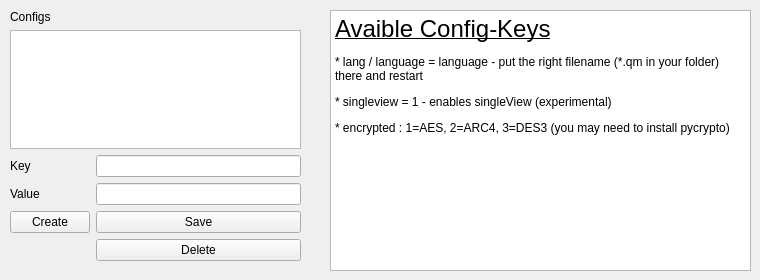
    <widget class="QWidget" name="settings">
     <attribute name="title">
      <string comment="en">Settings</string>
     </attribute>
     <widget class="QWidget" name="formLayoutWidget_7">
      <property name="geometry">
       <rect>
        <x>10</x>
        <y>10</y>
        <width>291</width>
        <height>251</height>
       </rect>
      </property>
      <layout class="QFormLayout" name="formLayout_7">
       <property name="labelAlignment">
        <set>Qt::AlignLeading|Qt::AlignLeft|Qt::AlignVCenter</set>
       </property>
       <item row="2" column="0">
        <widget class="QLabel" name="label_23">
         <property name="text">
          <string>Configs</string>
         </property>
        </widget>
       </item>
       <item row="3" column="0" colspan="2">
        <widget class="QListWidget" name="configList"/>
       </item>
       <item row="4" column="0">
        <widget class="QLabel" name="label_26">
         <property name="text">
          <string>Key</string>
         </property>
        </widget>
       </item>
       <item row="5" column="0">
        <widget class="QLabel" name="label_27">
         <property name="text">
          <string>Value</string>
         </property>
        </widget>
       </item>
       <item row="4" column="1">
        <widget class="QLineEdit" name="configKey"/>
       </item>
       <item row="5" column="1">
        <widget class="QLineEdit" name="configValue"/>
       </item>
       <item row="6" column="0">
        <widget class="QPushButton" name="createConfig">
         <property name="text">
          <string>Create</string>
         </property>
        </widget>
       </item>
       <item row="6" column="1">
        <widget class="QPushButton" name="saveConfig">
         <property name="text">
          <string>Save</string>
         </property>
        </widget>
       </item>
       <item row="7" column="1">
        <widget class="QPushButton" name="deleteConfig">
         <property name="text">
          <string>Delete</string>
         </property>
        </widget>
       </item>
      </layout>
     </widget>
     <widget class="QTextEdit" name="textEdit">
      <property name="geometry">
       <rect>
        <x>330</x>
        <y>10</y>
        <width>421</width>
        <height>261</height>
       </rect>
      </property>
      <property name="undoRedoEnabled">
       <bool>false</bool>
      </property>
      <property name="readOnly">
       <bool>true</bool>
      </property>
      <property name="html">
       <string>&lt;!DOCTYPE HTML PUBLIC &quot;-//W3C//DTD HTML 4.0//EN&quot; &quot;http://www.w3.org/TR/REC-html40/strict.dtd&quot;&gt;
&lt;html&gt;&lt;head&gt;&lt;meta name=&quot;qrichtext&quot; content=&quot;1&quot; /&gt;&lt;style type=&quot;text/css&quot;&gt;
p, li { white-space: pre-wrap; }
&lt;/style&gt;&lt;/head&gt;&lt;body style=&quot; font-family:'Sans Serif'; font-size:9pt; font-weight:400; font-style:normal;&quot;&gt;
&lt;p style=&quot; margin-top:12px; margin-bottom:12px; margin-left:0px; margin-right:0px; -qt-block-indent:0; text-indent:0px;&quot;&gt;&lt;span style=&quot; font-size:18pt; text-decoration: underline;&quot;&gt;Avaible Config-Keys&lt;/span&gt;&lt;/p&gt;
&lt;p style=&quot; margin-top:12px; margin-bottom:12px; margin-left:0px; margin-right:0px; -qt-block-indent:0; text-indent:0px;&quot;&gt;* lang / language = language - put the right filename (*.qm in your folder) there and restart&lt;/p&gt;
&lt;p style=&quot; margin-top:12px; margin-bottom:12px; margin-left:0px; margin-right:0px; -qt-block-indent:0; text-indent:0px;&quot;&gt;* singleview = 1 - enables singleView (experimental)&lt;/p&gt;
&lt;p style=&quot; margin-top:12px; margin-bottom:12px; margin-left:0px; margin-right:0px; -qt-block-indent:0; text-indent:0px;&quot;&gt;* encrypted : 1=AES, 2=ARC4, 3=DES3 (you may need to install pycrypto)&lt;/p&gt;
&lt;p style=&quot;-qt-paragraph-type:empty; margin-top:12px; margin-bottom:12px; margin-left:0px; margin-right:0px; -qt-block-indent:0; text-indent:0px;&quot;&gt;&lt;br /&gt;&lt;/p&gt;&lt;/body&gt;&lt;/html&gt;</string>
      </property>
     </widget>
    </widget>
